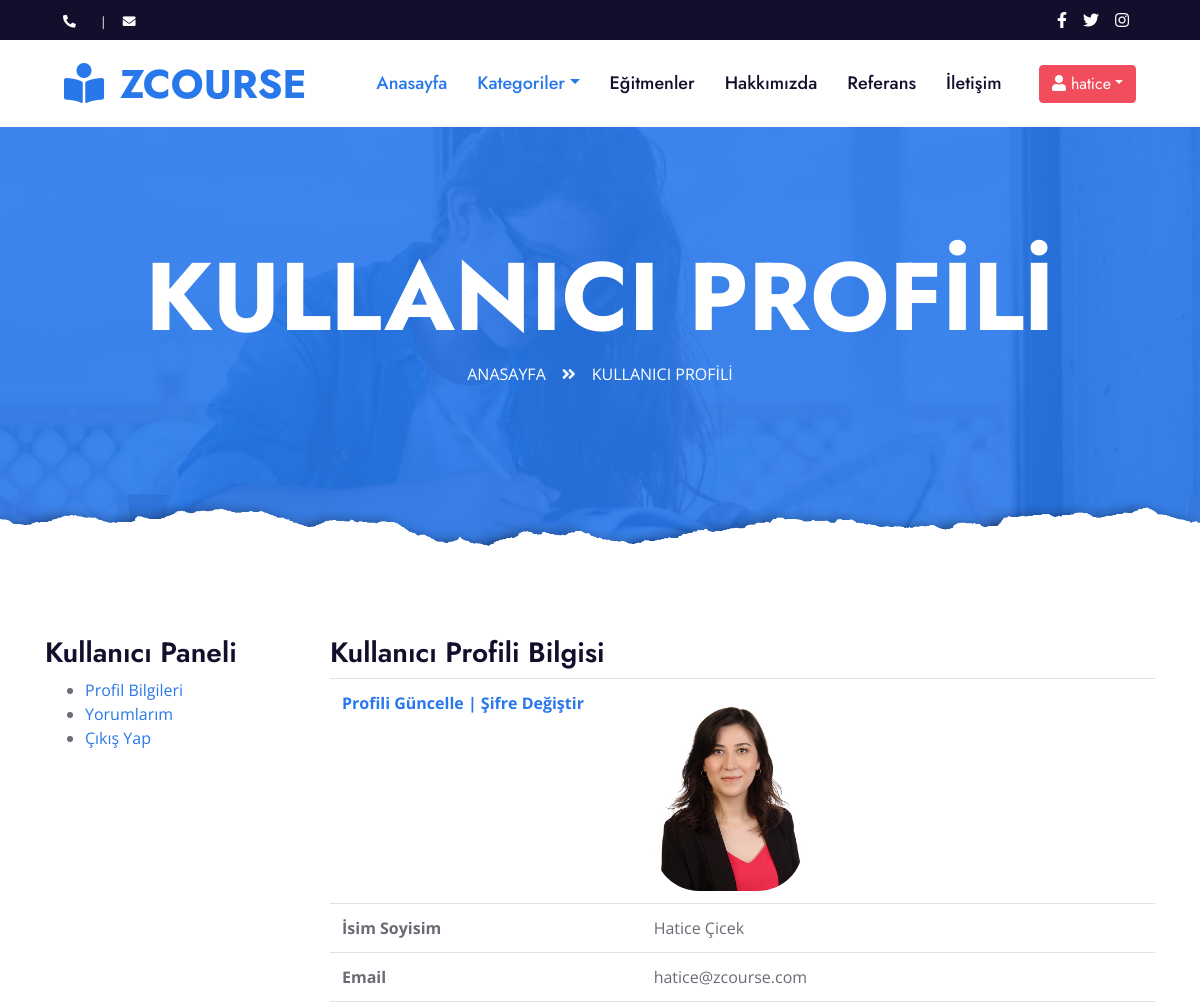
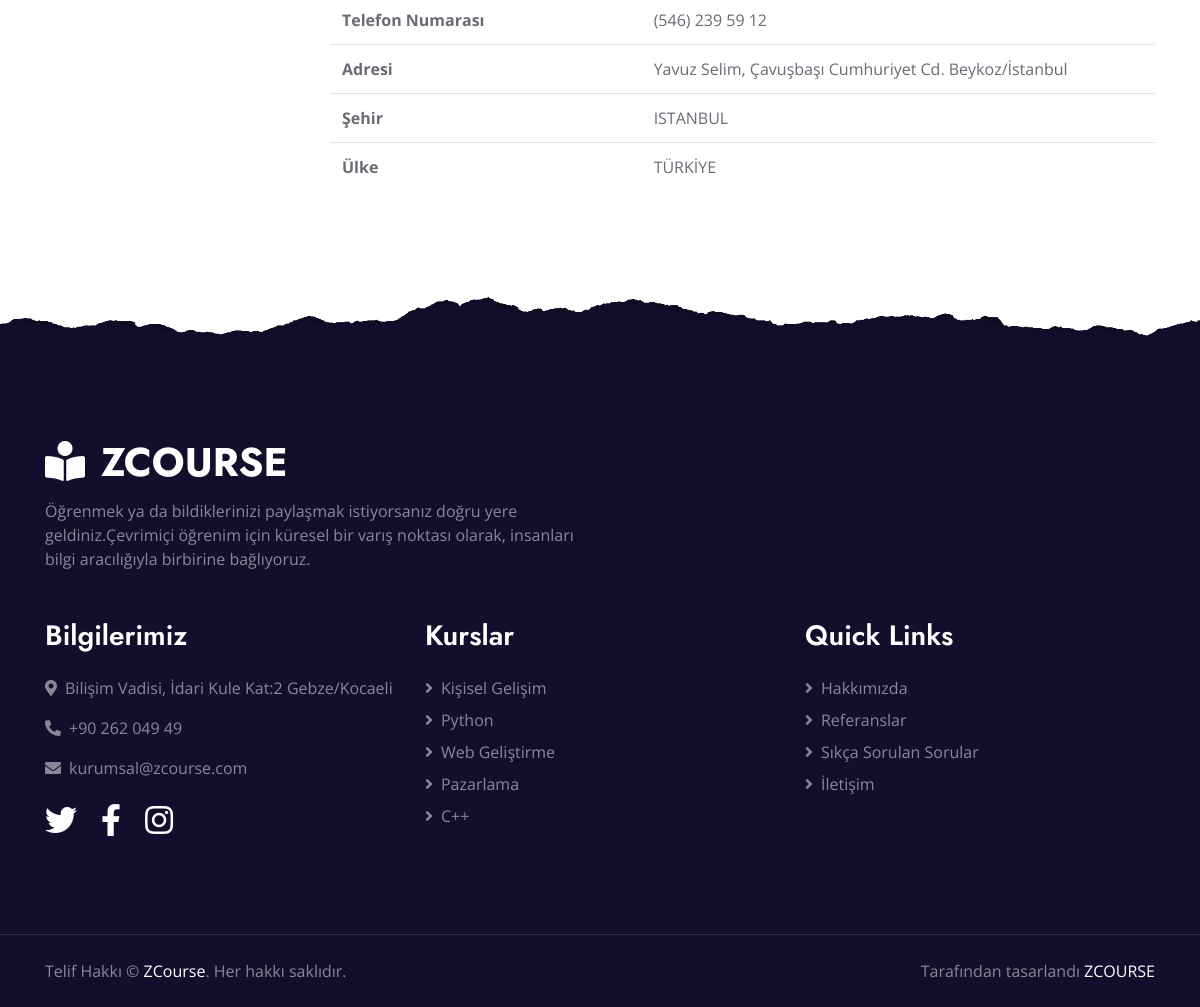
The page /user/ (signed in) on the database its author committed (2 pictures, top to bottom).
### user/models.py (models this page shows, shortened)
class UserProfile(models.Model):
    user = models.OneToOneField(User, on_delete=models.CASCADE)
    phone = models.CharField(blank=True, max_length=20)
    address = models.CharField(blank=True, max_length=150)
    city = models.CharField(blank=True, max_length=20)
    country = models.CharField(blank=True, max_length=20)
    image = models.ImageField(blank=True, upload_to='images/users/')
    def image_tag(self):
        return mark_safe('<img src="{}" height="50"/>'.format(self.image.url))
    image_tag.short_description = "Image"

### user/views.py (the view)
# urls.py: path('', views.index, name='index'),
@login_required(login_url='/login')  # Check login
def index(request):
    category = Category.objects.all()
    current_user = request.user  # Access User Session information
    profile = UserProfile.objects.get(user_id=current_user.id)
    context = {'category': category,
               'profile': profile}
    return render(request, 'user_profile.html', context)

### user/templates/user_profile.html (shortened to what this page needs)
{% extends "homebase.html" %}
{% load static %}
{% block content %}
    <div class="jumbotron jumbotron-fluid page-header position-relative overlay-bottom" style="margin-bottom: 90px;">
        <div class="container text-center py-5">
            <h1 class="text-white display-1">KULLANICI PROFİLİ</h1>
            <div class="d-inline-flex text-white mb-5">
                <p class="m-0 text-uppercase"><a class="text-white" href="/home">Anasayfa</a></p>
                <i class="fa fa-angle-double-right pt-1 px-3"></i>
                <p class="m-0 text-uppercase">KULLANICI PROFİLİ</p>
            </div>
        </div>
    </div>
{% endblock %}
{% block about %}
    <div class="section">
        <div class="container">
            <div class="row">
                <div class="col-md-3">
                    {% include "user_panel.html" %}
                </div>
                <div class="col-md-9">
                    <div class="billing-details">
                        <div class="section-title">
                            <h3 class="title">Kullanıcı Profili Bilgisi</h3>
                        </div>
                    </div>
                     <table class="shopping-cart-table table">
                        <tr>
                            <th class="text-left">
                                <a href="/user/update" class="primary-btn">Profili Güncelle |</a>
                                <a href="/user/password" class="primary-btn">Şifre Değiştir</a>
                            </th>
                            <td><img src="{{ profile.image.url }}" style="border-radius: 45px; height: 200px "></td>
                        </tr>
                        <tr>
                            <th class="text-left">İsim Soyisim</th>
                            <td class="text-left">{{ user.first_name}} {{ user.last_name}} </td>
                        </tr>
                        <tr>
                            <th class="text-left">Email</th>
                            <td class="text-left">{{ profile.user.email}}</td>
                        </tr>
                        <tr>
                            <th class="text-left">Telefon Numarası</th>
                            <td class="text-left">{{ profile.phone}}</td>
                        </tr>
                        <tr>
                            <th class="text-left">Adresi</th>
                            <td class="text-left">{{ profile.address}}</td>
                        </tr>
                        <tr>
                            <th class="text-left">Şehir</th>
                            <td class="text-left">{{ profile.city}}</td>
                        </tr>
                        <tr>
                            <th class="text-left">Ülke</th>
                            <td class="text-left">{{ profile.country}}</td>
                        </tr>
                    </table>
                </div>
            </div>
        </div>
    </div>
{% endblock %}

### home/templates/homebase.html (shortened to what this page needs)
<!DOCTYPE html>
<html lang="en">
<head>
    {% load static %}
    <link href="https://cdnjs.cloudflare.com/ajax/libs/font-awesome/5.10.0/css/all.min.css" rel="stylesheet">
    <link href= "{% static 'lib/owlcarousel/assets/owl.carousel.min.css'%}" rel="stylesheet">
    <link href="{% static 'css/style.css' %}" rel="stylesheet">
    <link rel="stylesheet" href="css/bootstrap.min.css">
    <link rel="stylesheet" href="style.css">
    <link rel="stylesheet" href="css/versions.css">
    <link rel="stylesheet" href="css/responsive.css">
    <link rel="stylesheet" href="css/custom.css">
</head>
<body>
 {% include 'header.html' %}
    {% block content %}  {% endblock %}
    {% block about %}  {% endblock %}
    {% include 'footer.html' %}
</body>
</html>

### home/templates/header.html (shortened to what this page needs)
{% load static %}
    <div class="container-fluid bg-dark">
        <div class="row py-2 px-lg-5">
            <div class="col-lg-6 text-center text-lg-left mb-2 mb-lg-0">
                <div class="d-inline-flex align-items-center text-white">
                    <small><i class="fa fa-phone-alt mr-2"></i>{{ setting.phone | safe}}</small>
                    <small class="px-3">|</small>
                    <small><i class="fa fa-envelope mr-2"></i>{{ setting.email | safe}}</small>
                </div>
            </div>
            <div class="col-lg-6 text-center text-lg-right">
                <div class="d-inline-flex align-items-center">
                    <a class="text-white px-2" href="{{ setting.facebook }}">
                        <i class="fab fa-facebook-f"></i>
                    </a>
                    <a class="text-white px-2" href="{{ setting.twitter }}">
                        <i class="fab fa-twitter"></i>
                    </a>
                    <a class="text-white px-2" href="{{ setting.instagram }}">
                        <i class="fab fa-instagram"></i>
                    </a>
                </div>
            </div>
        </div>
    </div>
    <div class="container-fluid p-0">
        <nav class="navbar navbar-expand-lg bg-white navbar-light py-3 py-lg-0 px-lg-5">
            <a href="/" class="navbar-brand ml-lg-3">
                <h1 class="m-0 text-uppercase text-primary"><i class="fa fa-book-reader mr-3"></i>ZCourse</h1>
            </a>
            <div class="collapse navbar-collapse justify-content-between px-lg-3" id="navbarCollapse">
                <div class="navbar-nav mx-auto py-0">
                    <a href="/" class="nav-item nav-link active">Anasayfa</a>
                    <div class=" dropdown">
                        <a href="/category/{{ node.slug }}" class="nav-link dropdown-toggle active"  data-toggle="dropdown" aria-haspopup="true">Kategoriler</a>
                        {% load mptt_tags %}
                    </div>
                <a href="/egitmenler" class="nav-item nav-link">Eğitmenler</a>
                <a href="/hakkimizda" class="nav-item nav-link">Hakkımızda</a>
                <a href="/referanslar" class="nav-item nav-link">Referans</a>
                <a href="/iletisim" class="nav-item nav-link">İletişim</a>
                </div>
                {% if user.id is not None %}
                    <div class="btn-group" role="group">
                        <button href="" id="btnGroupDrop1" type="button" class="btn btn-secondary dropdown-toggle" data-toggle="dropdown" aria-haspopup="true" aria-expanded="false"><i class="fa fa-user"></i> {{ user.username}}</button>
                    </div>
                {% endif %}
            </div>
        </nav>
    </div>

### user/templates/user_panel.html
<div class="billing-details">
    <div class="section-title">
        <h3 class="title">Kullanıcı Paneli</h3>
    </div>
    <div class="aside">
    <ul class="list-links">
        <li><a href="/user">Profil Bilgileri</a></li>
        <li><a href="/user/comments">Yorumlarım</a></li>
        <li><a href="/logout">Çıkış Yap</a></li>
    </ul>
</div>
</div>

### home/templates/footer.html (shortened to what this page needs)
{% load static %}
    <div class="container-fluid position-relative overlay-top bg-dark text-white-50 py-5" style="margin-top: 90px;">
        <div class="container mt-5 pt-5">
            <div class="row">
                <div class="col-md-6 mb-5">
                    <a href="index.html" class="navbar-brand">
                        <h1 class="mt-n2 text-uppercase text-white"><i class="fa fa-book-reader mr-3"></i>ZCourse</h1>
                    </a>
                    <p class="m-0">Öğrenmek ya da bildiklerinizi paylaşmak istiyorsanız doğru yere geldiniz.Çevrimiçi öğrenim için küresel bir varış noktası olarak, insanları bilgi aracılığıyla birbirine bağlıyoruz.</p>
                </div>
            </div>
            <div class="row">
                <div class="col-md-4 mb-5">
                    <h3 class="text-white mb-4">Bilgilerimiz</h3>
                    <p><i class="fa fa-map-marker-alt mr-2"></i>Bilişim Vadisi, İdari Kule Kat:2 Gebze/Kocaeli</p>
                    <p><i class="fa fa-phone-alt mr-2"></i>+90 262 049 49</p>
                    <p><i class="fa fa-envelope mr-2"></i>kurumsal@zcourse.com</p>
                    <div class="d-flex justify-content-start mt-4">
                        <a class="text-white mr-4" href="{{ setting.twitter }}"><i class="fab fa-2x fa-twitter"></i></a>
                        <a class="text-white mr-4" href="{{ setting.facebook }}"><i class="fab fa-2x fa-facebook-f"></i></a>
                        <a class="text-white" href="{{ setting.instagram }}"><i class="fab fa-2x fa-instagram"></i></a>
                    </div>
                </div>
                <div class="col-md-4 mb-5">
                    <h3 class="text-white mb-4">Kurslar</h3>
                    <div class="d-flex flex-column justify-content-start">
                        <a class="text-white-50 mb-2" href="/category/13/kisisel-gelisim/"><i class="fa fa-angle-right mr-2"></i>Kişisel Gelişim</a>
                        <a class="text-white-50 mb-2" href="/course/8/python/"><i class="fa fa-angle-right mr-2"></i>Python</a>
                        <a class="text-white-50 mb-2" href="/course/7/web/"><i class="fa fa-angle-right mr-2"></i>Web Geliştirme</a>
                        <a class="text-white-50 mb-2" href="/course/6/pazarlama/"><i class="fa fa-angle-right mr-2"></i>Pazarlama</a>
                        <a class="text-white-50" href="/course/9/cpp/"><i class="fa fa-angle-right mr-2"></i>C++</a>
                    </div>
                </div>
                <div class="col-md-4 mb-5">
                    <h3 class="text-white mb-4">Quick Links</h3>
                    <div class="d-flex flex-column justify-content-start">
                        <a class="text-white-50 mb-2" href="/hakkimizda"><i class="fa fa-angle-right mr-2"></i>Hakkımızda</a>
                        <a class="text-white-50 mb-2" href="/referanslar"><i class="fa fa-angle-right mr-2"></i>Referanslar</a>
                        <a class="text-white-50 mb-2" href="/sss"><i class="fa fa-angle-right mr-2"></i>Sıkça Sorulan Sorular</a>
                        <a class="text-white-50" href="/iletisim"><i class="fa fa-angle-right mr-2"></i>İletişim</a>
                    </div>
                </div>
            </div>
        </div>
    </div>
    <div class="container-fluid bg-dark text-white-50 border-top py-4" style="border-color: rgba(256, 256, 256, .1) !important;">
        <div class="container">
            <div class="row">
                <div class="col-md-6 text-center text-md-left mb-3 mb-md-0">
                    <p class="m-0">Telif Hakkı &copy; <a class="text-white" href="#">ZCourse</a>. Her hakkı saklıdır.
                    </p>
                </div>
                <div class="col-md-6 text-center text-md-right">
                    <p class="m-0">Tarafından tasarlandı <a class="text-white" href="https://htmlcodex.com">ZCOURSE</a>
                    </p>
                </div>
            </div>
        </div>
    </div>

### rows shown on the page
UserProfile: image (picture), user.email "hatice@zcourse.com", phone "(546) 239 59 12", address "Yavuz Selim, Çavuşbaşı Cumhuriyet Cd. Beykoz/İstanbul", city "ISTANBUL", country "TÜRKİYE"

### other values the page prints
{{ user.username }} "hatice"
{{ user.first_name }} "Hatice"
{{ user.last_name }} "Çicek"
